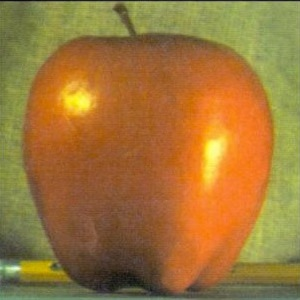
#> input picture cs180/project2/images/apple.jpeg, 300 x 300 px, found by its file name
$ python mainTwo.py   (older library calls are emulated)
#> lines starting #> are read from the running program, lines starting #| are printed output that depends on the picture
### cs180/project2/stacks.py
import numpy as np
import scipy.signal
import skimage as sk
import skimage.io as skio
import matplotlib.pyplot as plt
import cv2
import scipy.signal

d1_mask_gaussian = cv2.getGaussianKernel(35, sigma=5.5)
d2_mask_gaussian = np.outer(d1_mask_gaussian, np.transpose(d1_mask_gaussian))

d1_gaussian = cv2.getGaussianKernel(9, sigma=1.5)
d2_gaussian = np.outer(d1_gaussian, np.transpose(d1_gaussian))
laplacian = np.array([[0, 1, 0], [1, -4, 1], [0, 1, 0]]) # basic 4 neighbor

filepath_of_result = "./results/cat_x_dog.jpg"

##### generally use images that have resized on them. original images will have shape mismatches ######
def create_gaussian_stack(image, filter, stack):
    if len(stack) == 5:
        return stack
    else:
        blurred_im = scipy.signal.convolve2d(image, filter, mode='same')
        stack.append(blurred_im)
        return create_gaussian_stack(blurred_im, filter, stack)

def create_la_placian_stack(gaussian_stack):
    num = 0
    laplacian = []

    for num in range(0, len(gaussian_stack) - 1):
        image = gaussian_stack[num] - gaussian_stack[num + 1]
        if num % 2 == 0:
            displayable_image = cv2.normalize(image, None, 0, 255, cv2.NORM_MINMAX, dtype=cv2.CV_8U)
            #cv2.imshow(f"laplacian level {num}", displayable_image)
            #cv2.waitKey(0)
        laplacian.append(gaussian_stack[num] - gaussian_stack[num + 1])

    laplacian.append(gaussian_stack[-1]) # append the last image in the gaussian, this one doesn't require any subtraction

    return laplacian


im_apple = cv2.imread("./images/apple.jpeg", cv2.IMREAD_GRAYSCALE)
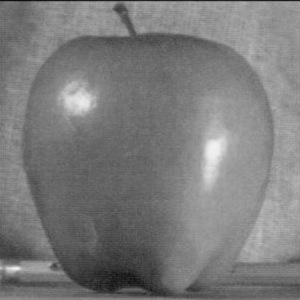
#> im_apple: shape (300, 300); min 11, max 242, mean 123.3
im_apple_float = im_apple.astype(np.float32)

GA = create_gaussian_stack(im_apple, d2_gaussian, [im_apple_float])
#> in create_gaussian_stack, `blurred_im = scipy.signal.convolve2d(image, filter, mode='same')`:
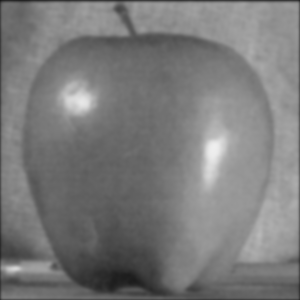
#> blurred_im: shape (300, 300) float64; min 24.25, max 239.1, mean 122.5
#> in create_gaussian_stack (call 3), `blurred_im = scipy.signal.convolve2d(image, filter, mode='same')`:
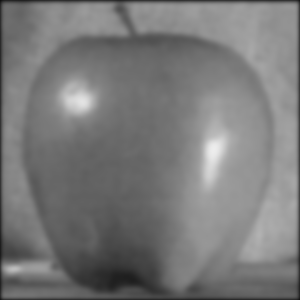
#> blurred_im: shape (300, 300) float64; min 15.33, max 237.2, mean 121.3
#> GA = 5 items
LA = create_la_placian_stack(GA)
#> the loop in create_la_placian_stack, `for num in range(0, len(gaussian_stack) - 1):` made 4 passes
#> pass 1, in create_la_placian_stack, `image = gaussian_stack[num] - gaussian_stack[num + 1]`:
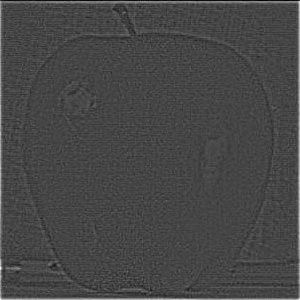
#> image: shape (300, 300) float64; min -33.92, max 90.28, mean 0.8; drawn with min black and max white
#> pass 2, in create_la_placian_stack, `image = gaussian_stack[num] - gaussian_stack[num + 1]`:
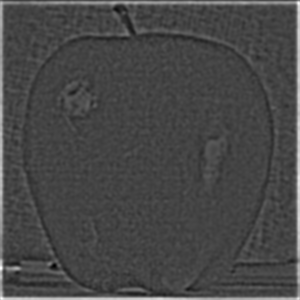
#> image: shape (300, 300) float64; min -10.14, max 27.98, mean 0.6; drawn with min black and max white
#> pass 3, in create_la_placian_stack, `image = gaussian_stack[num] - gaussian_stack[num + 1]`:
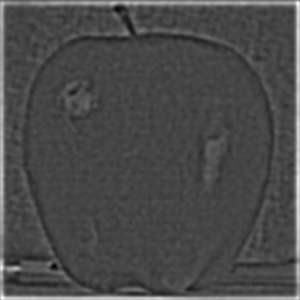
#> image: shape (300, 300) float64; min -6.37, max 17.01, mean 0.537; drawn with min black and max white
#> after the loop in create_la_placian_stack, `for num in range(0, len(gaussian_stack) - 1):`: laplacian = 4 items
#> LA = 5 items

im_orange = cv2.imread("./images/orange.jpeg", cv2.IMREAD_GRAYSCALE)
#> (the run stopped early here; a loop or call above may not have finished)

$ run again, with cs180/project2/images/cat_resized.jpg copied over cs180/project2/images/apple.jpeg
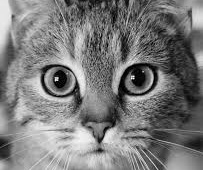
#> input picture cs180/project2/images/cat_resized.jpg, 203 x 170 px, found by its file name
#> im_apple is the input picture: shape (170, 203); min 0, max 255, mean 122.3
#> in create_gaussian_stack (call 3), `blurred_im = scipy.signal.convolve2d(image, filter, mode='same')`:
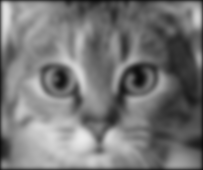
#> blurred_im: shape (170, 203) float64; min 11.73, max 235.2, mean 118.6
#> GA = 5 items
#> the loop in create_la_placian_stack, `for num in range(0, len(gaussian_stack) - 1):` made 4 passes
#> after the loop in create_la_placian_stack, `for num in range(0, len(gaussian_stack) - 1):`:
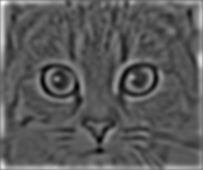
#> image: shape (170, 203) float64; min -10.92, max 22.23, mean 0.8; drawn with min black and max white
#> after the loop in create_la_placian_stack, `for num in range(0, len(gaussian_stack) - 1):`: laplacian = 4 items
#> LA = 5 items
